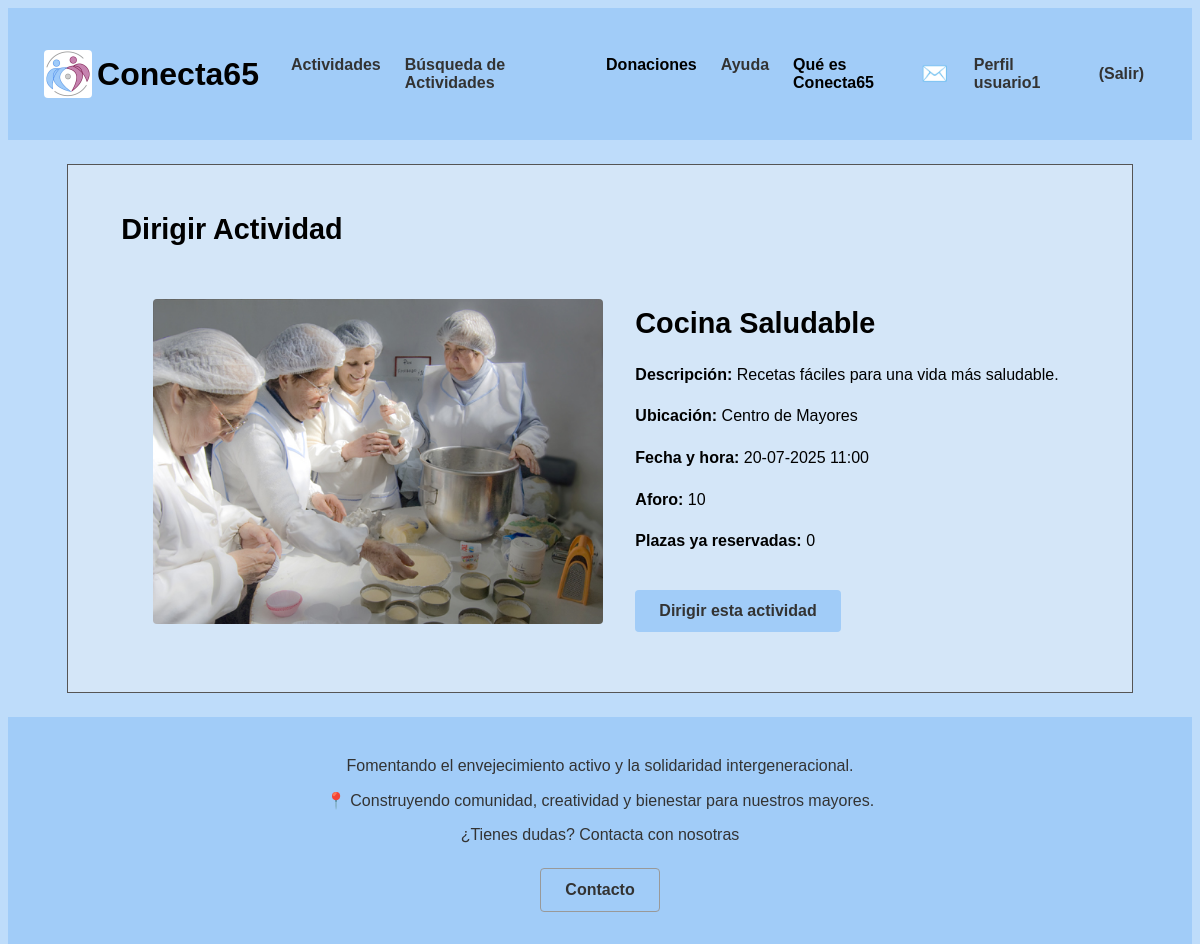
The page /p3_g1/vistaDirigirActividad.php?id=4 (signed in) on the database its author committed.
### tables this page shows
CREATE TABLE `actividades` (
  `id` int(10) UNSIGNED NOT NULL,
  `nombre` varchar(35) NOT NULL,
  `localizacion` varchar(70) NOT NULL,
  `fecha_hora` datetime(6) NOT NULL,
  `descripcion` text NOT NULL,
  `aforo` tinyint(3) NOT NULL,
  `dirigida` tinyint(1) NOT NULL,
  `ocupacion` tinyint(3) NOT NULL,
  `foto` varchar(50) NOT NULL,
  `categoria` tinyint(1) NOT NULL
);

### p3_g1/includes/actividad/actividadDTO.php (called while the page is built, shortened)
<?php
class actividadDTO
{
    private $id;
    private $nombre;
    private $localizacion;
    private $fecha_hora;
    private $descripcion;
    private $aforo;
    private $ocupacion;
    private $foto;
    public function __construct($id, $nombre, $localizacion, $fecha_hora, $descripcion, $aforo, $dirigida, $ocupacion, $foto)
    {
        $this->id = $id;
        $this->nombre = $nombre;
        $this->localizacion = $localizacion;
        $this->fecha_hora = $fecha_hora;
        $this->descripcion = $descripcion;
        $this->aforo = $aforo;
        $this->ocupacion = $ocupacion;
        $this->foto = $foto;
    }
    public function id()
    {
        return $this->id;
    }
    public function nombre()
    {
        return $this->nombre;
    }
    public function localizacion()
    {
        return $this->localizacion;
    }
    public function fecha_hora()
    {
        return $this->fecha_hora;
    }
    public function descripcion()
    {
        return $this->descripcion;
    }
    public function aforo()
    {
        return $this->aforo;
    }
    public function ocupacion()
    {
        return $this->ocupacion;
    }
    public function foto()
    {
        return $this->foto;
    }
}
?>

### p3_g1/includes/actividad/actividadDAO.php (called while the page is built, shortened)
<?php
class actividadDAO extends baseDAO implements IActividad
{
    public function getActividadById($id)
    {
        try {
            $conn = application::getInstance()->getConexionBd();
            $query = "SELECT id, nombre, localizacion, fecha_hora, descripcion, aforo, dirigida, ocupacion, foto FROM actividades WHERE id = ?";
            $stmt = $conn->prepare($query);
            $stmt->bind_param("i", $id);
            $stmt->execute();
            $stmt->bind_result($id, $nombre, $localizacion, $fecha_hora, $descripcion, $aforo, $dirigida, $ocupacion, $foto);
            if ($stmt->fetch()) {
                return new actividadDTO($id, $nombre, $localizacion, $fecha_hora, $descripcion, $aforo, $dirigida, $ocupacion, $foto);
            }
        } finally {
            if ($stmt) {
                $stmt->close();
            }
        }
        return null;
    }
   }
?>

### p3_g1/includes/actividad/actividadAppService.php (called while the page is built, shortened)
<?php
require_once(__DIR__ . "/../config.php");
class actividadAppService
{
    public function getActividadById($id)
    {
        $IActividadDAO = actividadFactory::CreateActividad();
        $actividad = $IActividadDAO->getActividadById($id);
        return $actividad;
    }
}
?>

### p3_g1/includes/config.php (called while the page is built, shortened)
<?php
spl_autoload_register(function ($class) {
    $prefix = 'includes\\';
    $base_dir = __DIR__ . '/';
    $len = strlen($prefix);
    $relative_class = substr($class, $len);
    $file = $base_dir . str_replace('\\', '/', $relative_class) . '.php';
});
?>

### p3_g1/includes/actividadesusuario/actividadesusuarioAppService.php (called while the page is built, shortened)
<?php
class actividadesusuarioAppService
{
    private static $instance;
    public static function GetSingleton()
    {
        if (!self::$instance instanceof self)
        {
            self::$instance = new self;
        }
        return self::$instance;
    }
    public function isRegistrado($id_usuario, $id_actividad){
        $IActividadesusuarioDAO = actividadesusuarioFactory::CreateActividad();
        $int=$IActividadesusuarioDAO->isRegistrado($id_usuario, $id_actividad);
        return $int;
    }
}
?>

### p3_g1/includes/application.php (called while the page is built, shortened)
<?php
class application
{
    private static $instancia;
    public static function getInstance()
    {
        if (!self::$instancia instanceof self) {
            self::$instancia = new static();
        }
        return self::$instancia;
    }
    public function getUserDTO(): ?userDTO
    {
        try {
            $user = unserialize($_SESSION["userDTO"]);
            return ($user instanceof userDTO) ? $user : null;
        } catch (\Exception $e) {
            error_log("Error al deserializar userDTO: " . $e->getMessage());
            unset($_SESSION["userDTO"]);
            return null;
        }
    }
}

### p3_g1/includes/usuario/userDTO.php (called while the page is built, shortened)
<?php
class userDTO
{
    private $id;
    public function id()
    {
        return $this->id;
    }
}
?>

### p3_g1/includes/actividadesusuario/actividadesusuarioFactory.php (called while the page is built, shortened)
<?php
class actividadesusuarioFactory
{
    public static function CreateActividad() : IActividadesusuario
    {
        $actividadesusuarioDAO = new actividadesusuarioDAO();
        return $actividadesusuarioDAO;
    }
}
?>

### p3_g1/includes/comun/baseDAO.php (called while the page is built, shortened)
<?php
abstract class baseDAO
{
    protected function realEscapeString($field)
    {
        $conn = application::getInstance()->getConexionBd();
        return $conn->real_escape_string($field);
    }
}
?>

### p3_g1/includes/actividadesusuario/actividadesusuarioDAO.php (called while the page is built, shortened)
<?php
class actividadesusuarioDAO extends baseDAO implements IActividadesusuario
{
    public function isRegistrado($id_usuario, $id_actividad){
        $conn = application::getInstance()->getConexionBd();
        $escId_usuario = trim($this->realEscapeString($id_usuario));
        $escId_actividad = trim($this->realEscapeString($id_actividad));
        $query = "SELECT id_actividad FROM `actividades-usuario` WHERE id_usuario = ? AND id_actividad= ? ";
        $stmt = $conn->prepare($query);
        try {
            $stmt->bind_param("ss", $escId_usuario, $escId_actividad);
            $stmt->execute();
            $stmt->store_result();
            $verdadero=$stmt->num_rows();
            return $verdadero;
        } finally {
            $stmt->close();
        }
    }
}
?>

### p3_g1/includes/dirigirActividad/dirigirActividad.php (the view, shortened to what this page needs)
<?php
require_once("includes/config.php");
class dirigirActividad
{
    private $actividad;
    public function __construct($actividad = null) {
        $this->actividad = $actividad;
    }
    public function Inicializacion(){
        $app = application::getInstance();
        $user = $app->getUserDTO();
        $actividadUsuarioAppService = actividadesusuarioAppService::GetSingleton();
        echo '<link rel="stylesheet" type="text/css" href="CSS/estiloActividad.css">';
        $fechaHora = new \DateTime($this->actividad->fecha_hora());
        $html = <<<EOF
        <div class="actividad">
            <div class="actividad-img">
                <img src="{$this->actividad->foto()}" alt="Imagen de la actividad">
            </div>
            <div class="actividad-detalles">
                <h1>{$this->actividad->nombre()}</h1>
                <p><strong>Descripción:</strong> {$this->actividad->descripcion()}</p>
                <p><strong>Ubicación:</strong> {$this->actividad->localizacion()}</p>
                <p><strong>Fecha y hora:</strong> {$fechaHora->format('d-m-Y H:i')}</p>
                <p><strong>Aforo:</strong> {$this->actividad->aforo()}</p>
                <p><strong>Plazas ya reservadas:</strong> {$this->actividad->ocupacion()}</p>
        EOF;
        if (!$actividadUsuarioAppService->isRegistrado($user->id(), $this->actividad->id())) {
            $html .= '<form method="post">';
            $html .= '<button type="submit" name="dirigir">Dirigir esta actividad</button>';
            $html .= '</form>';
        }
        return $html;
    }
}
?>

### p3_g1/CSS/estiloActividad.css (style rules this page uses)
.actividad { display: flex; justify-content: center; align-items: center; gap: 20px; padding: 20px; max-width: 1200px; margin: 0 auto; }
.actividad-img { flex-shrink: 0; }
img { width: 450px; height: 300px; object-fit: cover; border-radius: 10px; }
.actividad-detalles { max-width: 600px; line-height: 1.6; }
article h1 { margin-bottom: 10px; font-size: 1.8em; }
button { background-color: #007BFF; color: white; padding: 10px 15px; border: none; border-radius: 5px; cursor: pointer; margin-top: 20px; }

### p3_g1/CSS/estiloMovil.css (style rules this page uses)
.actividad { flex-direction: column; padding: 15px; gap: 15px; }
.actividad-img { width: 100%; }
.actividad-img img { width: 100%; height: auto; max-height: 250px; border-radius: 8px; }
.actividad-detalles { width: 100%; padding: 0 10px; line-height: 1.5; }
.actividad-detalles h1 { font-size: 1.5em; text-align: center; margin-bottom: 8px; }
.actividad-detalles button { width: 100%; padding: 12px; margin-top: 15px; }

### p3_g1/CSS/estilo.css (style rules this page uses)
html { height: 100%; width: 100%; margin: 0; padding: 0; font-family: 'Trebuchet MS', 'Lucida Sans Unicode', 'Lucida Grande', 'Lucida Sans', Arial, sans-serif; }
body { display: flex; flex-direction: column; background-color: #bedcfa; overflow-x: hidden; }
button { background-color: #a1ccf8; color: #333; font-weight: bold; font-size: 1rem; padding: 0.75rem 1.5rem; border: none; border-radius: 0.25rem; cursor: pointer; width: auto; }
img { margin: 0.75rem; border-radius: 0.25rem; max-width: 100%; height: auto; }

### rows shown on the page
actividades: foto (picture), nombre "Cocina Saludable", descripcion "Recetas fáciles para una vida más saludable.", localizacion "Centro de Mayores", fecha_hora "20-07-2025 11:00", aforo "10", ocupacion "0"

### other values the page prints
$emoji "✉️"
$user->nombre() "usuario1"
